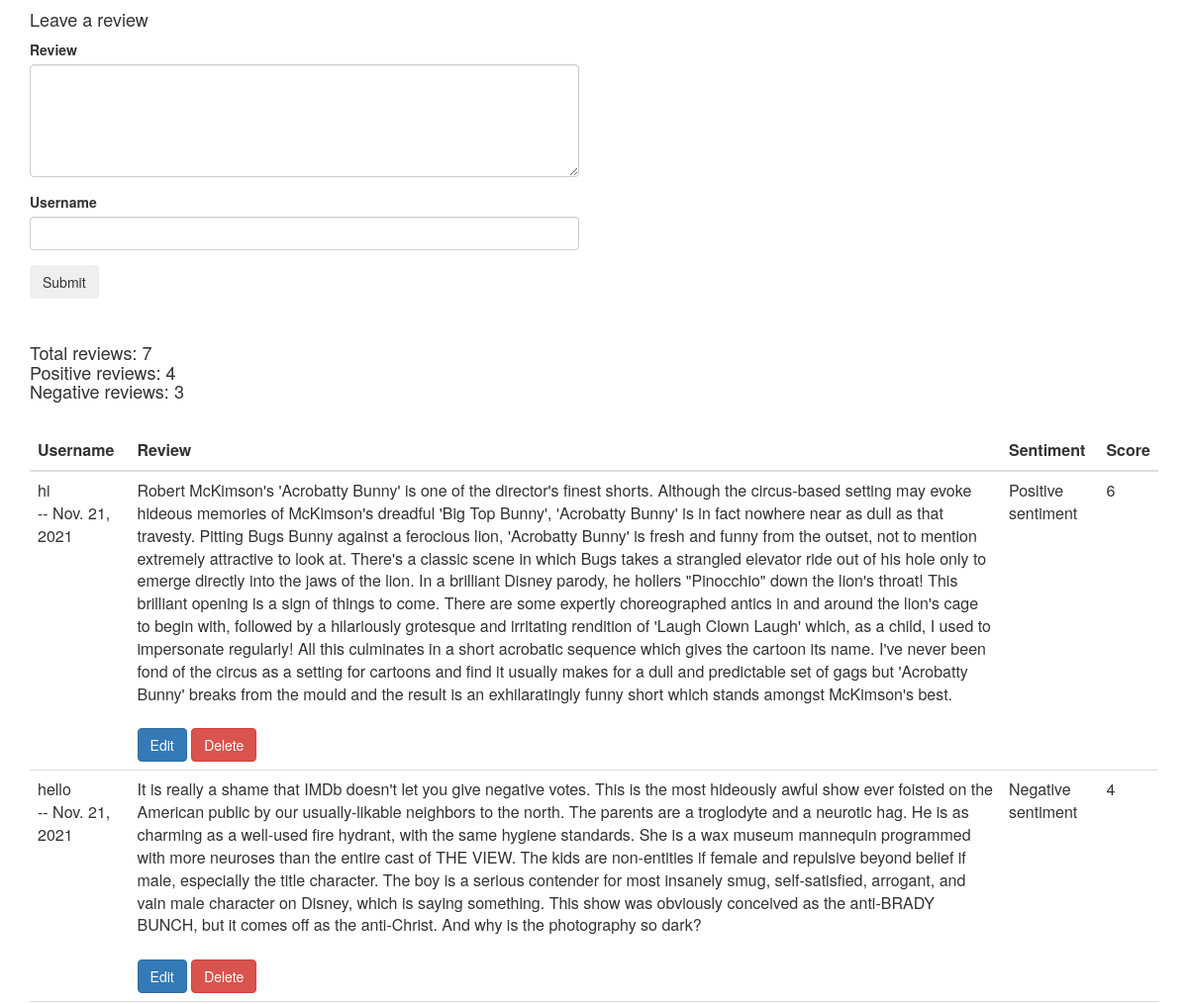
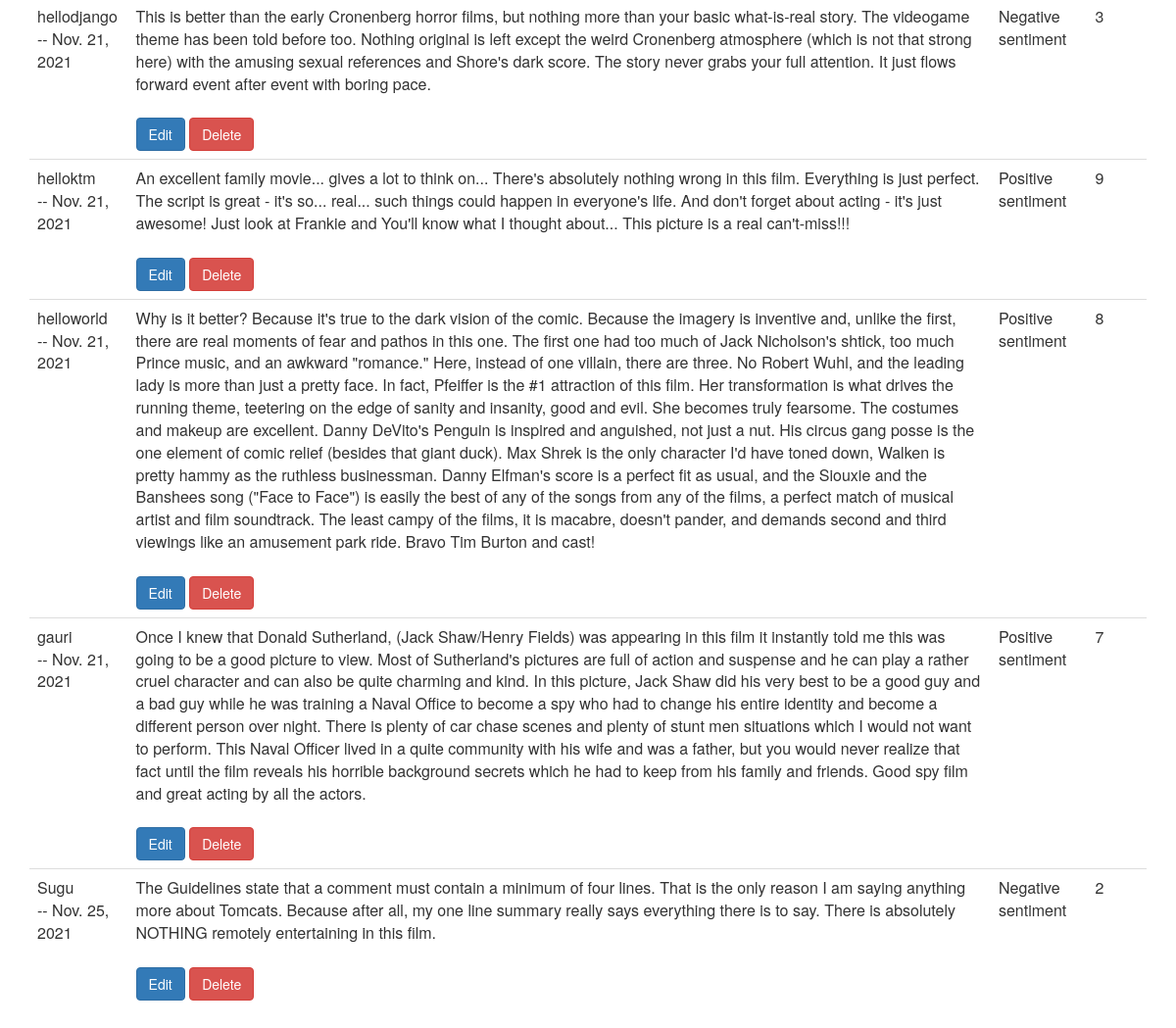
/dashboard/, run on the app's committed database (2 pictures, top to bottom).
### review/models.py (models this page shows)
class MovieReviews(models.Model):
    username = models.CharField(max_length=20, default="Anon")
    review = models.TextField(default="No review")
    sentiment = models.CharField(max_length=20, default="None")
    score = models.IntegerField(default=0)
    date = models.DateField(auto_now_add=True)

### review/views.py (the view)
# urls.py: path('dashboard/', views.dashboard),
def dashboard(request):
    movie_review = MovieReviews.objects.all()
    reviews = MovieReviews.objects.all().count()
    pos = MovieReviews.objects.filter(sentiment='Positive sentiment').count()
    neg = MovieReviews.objects.filter(sentiment='Negative sentiment').count()
    count = {
        'reviews': reviews,
        'pos': pos,
        'neg': neg
    }
    return render(request, "review.html", {"data": movie_review, "count": count})

### review/templates/review.html (shortened to what this page needs)
{% load static %}
<html lang="en">
<head>
    <link rel="stylesheet" href="https://maxcdn.bootstrapcdn.com/bootstrap/3.4.1/css/bootstrap.min.css">
</head>
<body>
    <div class="container">
        <div class="row">
            <div class="col-lg-6 col-md-5 col-sm-4 offset-md-1 offset-sm-1 col-12 mt-4">
                <form action="review/" method="post" enctype="multipart/form-data">
                    <div class="form-group">
                        <h4>Leave a review</h4>
                        <label>Review</label>
                        <textarea name="review" cols="30" rows="5" class="form-control" ></textarea>
                    </div>
                    <div class="form-group">
                        <label>Username</label> <input type="text" name="username" class="form-control">
                    </div>
                    <div class="form-group">
                        <input type="Submit" class="btn" name="post" />
                    </div>
                </form>
            </div>
        </div>
        <br>
        <div>
            <p><h4>
                Total reviews: {{count.reviews}} <br>
                Positive reviews: {{count.pos}} <br>
                Negative reviews: {{count.neg}}
            </h4> </p>
        </div>
        <br>
        <table class="table table-dark">
          <thead>
            <tr>
              <th scope="col">Username</th>
              <th scope="col">Review</th>
              <th scope="col">Sentiment</th>
              <th scope="col">Score</th>
            </tr>
          </thead>
          <tbody>
            {% for x in data%}
            <tr>
              <td>{{x.username}} <br>-- {{x.date}}
              </td>
              <td>{{x.review}} <br> <br>
                    <a href="edit/{{ x.id }}" class="btn btn-primary"> Edit </a>
                    <a href="delete/{{ x.id }}" class="btn btn-danger"> Delete </a>
              </td>
              <td> {{x.sentiment}}
              </td>
              <td>{{x.score}}</td>
            </tr>
            {% endfor %}
          </tbody>
        </table>
    </div>
</body>
</html>

### data on the page
MovieReviews: username "hi", date "Nov. 21, 2021", review "Robert McKimson's 'Acrobatty Bunny' is one of the director's finest shorts. Although the circus-based setting may evoke hideous memories of McKimson's dreadful 'Big Top Bunny', 'Acrobatty Bunny' is in fact nowhere near as dull as that travesty. Pitting Bugs Bunny against a ferocious lion, 'Acrobatty Bunny' is fresh and funny from the outset, not to mention extremely attractive to look at. There's a classic scene in which Bugs takes a strangled elevator ride out of his hole only to emerge directly into the jaws of the lion. In a brilliant Disney parody, he hollers \"Pinocchio\" down the lion's throat! This brilliant opening is a sign of things to come. There are some expertly choreographed…", sentiment "Positive sentiment", score "6"
MovieReviews: username "hello", date "Nov. 21, 2021", review "It is really a shame that IMDb doesn't let you give negative votes. This is the most hideously awful show ever foisted on the American public by our usually-likable neighbors to the north. The parents are a troglodyte and a neurotic hag. He is as charming as a well-used fire hydrant, with the same hygiene standards. She is a wax museum mannequin programmed with more neuroses than the entire cast of THE VIEW. The kids are non-entities if female and repulsive beyond belief if male, especially the title character. The boy is a serious contender for most insanely smug, self-satisfied, arrogant, and vain male character on Disney, which is saying something. This show was obviously conceived as…", sentiment "Negative sentiment", score "4"
MovieReviews: username "hellodjango", date "Nov. 21, 2021", review "This is better than the early Cronenberg horror films, but nothing more than your basic what-is-real story. The videogame theme has been told before too. Nothing original is left except the weird Cronenberg atmosphere (which is not that strong here) with the amusing sexual references and Shore's dark score. The story never grabs your full attention. It just flows forward event after event with boring pace.", sentiment "Negative sentiment", score "3"
MovieReviews: username "helloktm", date "Nov. 21, 2021", review "An excellent family movie... gives a lot to think on... There's absolutely nothing wrong in this film. Everything is just perfect. The script is great - it's so... real... such things could happen in everyone's life. And don't forget about acting - it's just awesome! Just look at Frankie and You'll know what I thought about... This picture is a real can't-miss!!!", sentiment "Positive sentiment", score "9"
MovieReviews: username "helloworld", date "Nov. 21, 2021", review "Why is it better? Because it's true to the dark vision of the comic. Because the imagery is inventive and, unlike the first, there are real moments of fear and pathos in this one. The first one had too much of Jack Nicholson's shtick, too much Prince music, and an awkward \"romance.\" Here, instead of one villain, there are three. No Robert Wuhl, and the leading lady is more than just a pretty face. In fact, Pfeiffer is the #1 attraction of this film. Her transformation is what drives the running theme, teetering on the edge of sanity and insanity, good and evil. She becomes truly fearsome. The costumes and makeup are excellent. Danny DeVito's Penguin is inspired and anguished, not just a…", sentiment "Positive sentiment", score "8"
MovieReviews: username "gauri", date "Nov. 21, 2021", review "Once I knew that Donald Sutherland, (Jack Shaw/Henry Fields) was appearing in this film it instantly told me this was going to be a good picture to view. Most of Sutherland's pictures are full of action and suspense and he can play a rather cruel character and can also be quite charming and kind. In this picture, Jack Shaw did his very best to be a good guy and a bad guy while he was training a Naval Office to become a spy who had to change his entire identity and become a different person over night. There is plenty of car chase scenes and plenty of stunt men situations which I would not want to perform. This Naval Officer lived in a quite community with his wife and was a father, but you…", sentiment "Positive sentiment", score "7"
MovieReviews: username "Sugu", date "Nov. 25, 2021", review "The Guidelines state that a comment must contain a minimum of four lines. That is the only reason I am saying anything more about Tomcats. Because after all, my one line summary really says everything there is to say. There is absolutely NOTHING remotely entertaining in this film.", sentiment "Negative sentiment", score "2"

### other printed values
{{ count.reviews }} "7"
{{ count.pos }} "4"
{{ count.neg }} "3"
